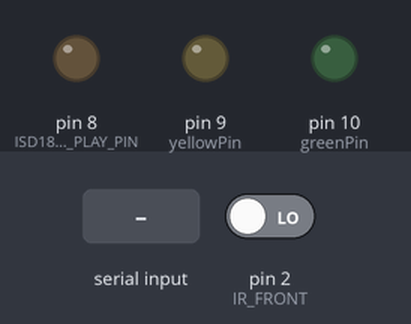
A sketch run on a simulated Arduino Uno, built with avr-gcc and run on an emulated ATmega328P. Parts: output pins drawn as LEDs (lit = HIGH). The inputs (shaded band) are chosen by the test bench; at power-on: pin 2 (IR_FRONT) LOW. What the sketch prints to the serial monitor is not drawn.

Above: at 1.2 s.
1.3 s: "R" received over Serial
At 2.3 s:
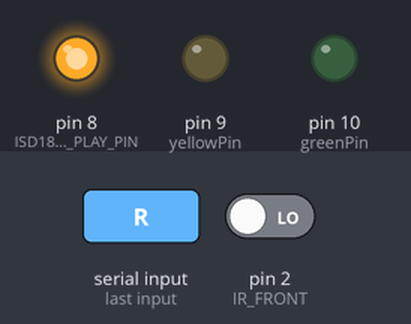
2.8 s: "Y" received over Serial
At 3.6 s:
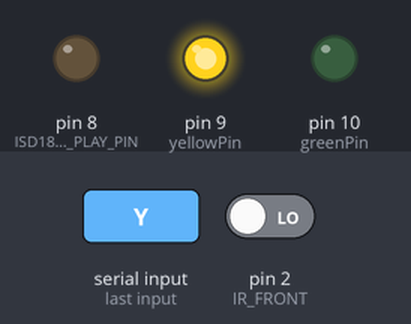
4.3 s: "G" received over Serial
At 4.9 s:
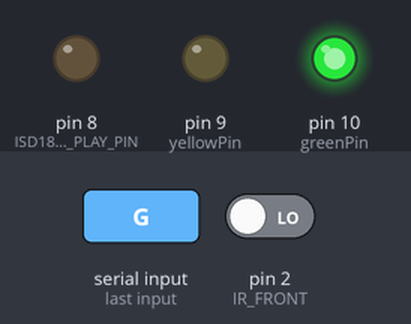
5.8 s: "1" received over Serial
At 6.2 s:
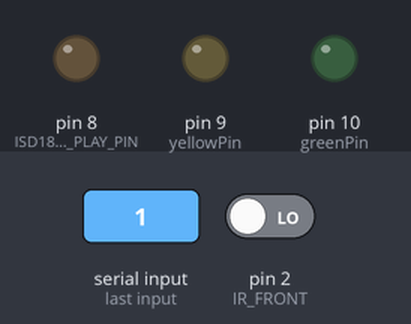
Timing chart, 0 to 8.3 s (numbered marks = the images above; inputs shaded):
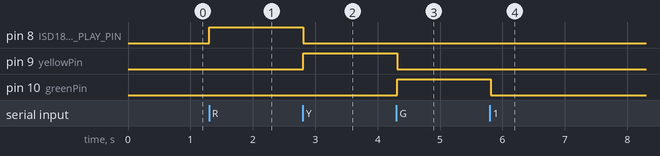

The sketch:

sketch_jul21a.ino
```cpp
int redPin = 8;
int yellowPin = 9;
int greenPin = 10;
int rainPin = 2;
bool isRaining;

void setup() {
  pinMode(redPin, OUTPUT);
  pinMode(yellowPin, OUTPUT);
  pinMode(greenPin, OUTPUT);
  pinMode(rainPin, INPUT);
  Serial.begin(9600);
}

void loop() {
  isRaining = digitalRead(rainPin) == LOW;  // LOW = rain detected
  Serial.println(isRaining);  // Send to Python

  if (Serial.available()) {
    char command = Serial.read();

    // Turn off all LEDs first
    digitalWrite(redPin, LOW);
    digitalWrite(yellowPin, LOW);
    digitalWrite(greenPin, LOW);

    // Turn on based on received command
    if (command == 'R') digitalWrite(redPin, HIGH);
    else if (command == 'Y') digitalWrite(yellowPin, HIGH);
    else if (command == 'G') digitalWrite(greenPin, HIGH);
  }

  delay(100);

  if (isRaining == 1) {
    Serial.println("It is raining");

  }
}
```

buzzer.cpp
```cpp
const int slotSensors[] = {2, 3, 4}; // Pins connected to 3 IR sensors
const int totalSlots = 3;

const int buzzer = 5;

// Keep track of previous state for each slot
int lastState[totalSlots];

void setup() {
  Serial.begin(9600);

  for (int i = 0; i < totalSlots; i++) {
    pinMode(slotSensors[i], INPUT);
    lastState[i] = digitalRead(slotSensors[i]); // Initialize state
  }

  pinMode(buzzer, OUTPUT);
  digitalWrite(buzzer, LOW);
}

void loop() {
  int freeSlots = 0;

  Serial.println("----- PARKING STATUS -----");

  for (int i = 0; i < totalSlots; i++) {
    int currentState = digitalRead(slotSensors[i]);

    // Display current slot status
    if (currentState == HIGH) {
      Serial.print("Slot ");
      Serial.print(i + 1);
      Serial.println(": Free");
      freeSlots++;
    } else {
      Serial.print("Slot ");
      Serial.print(i + 1);
      Serial.println(": Occupied");
    }

    // Check for change in state (entry or exit)
    if (currentState != lastState[i]) {
      if (currentState == LOW) {
        Serial.print("🔔 Car entered Slot ");
        Serial.println(i + 1);
      } else {
        Serial.print("🔔 Car exited Slot ");
        Serial.println(i + 1);
      }

      // Beep for 1 second
      digitalWrite(buzzer, HIGH);
      delay(1000);
      digitalWrite(buzzer, LOW);

      // Update last state
      lastState[i] = currentState;
    }
  }

  Serial.print("Total Free Slots: ");
  Serial.println(freeSlots);
  Serial.println("---------------------------");
  delay(500); // Small delay before next check
}
```

parking88.cpp
```cpp
#include <Wire.h>
#include <Adafruit_GFX.h>
#include <Adafruit_SSD1306.h>

#define OLED_WIDTH 128
#define OLED_HEIGHT 64

#define IR_FRONT 2
#define IR_LEFT 3
#define IR_RIGHT 4

#define ISD1820_PLAY_PIN 8

bool played = false;

Adafruit_SSD1306 display(OLED_WIDTH, OLED_HEIGHT, &Wire, -1);

void setup() {
  pinMode(IR_FRONT, INPUT);
  pinMode(IR_LEFT, INPUT);
  pinMode(IR_RIGHT, INPUT);
  pinMode(ISD1820_PLAY_PIN, OUTPUT);
  digitalWrite(ISD1820_PLAY_PIN, LOW);

  Serial.begin(9600);

  if (!display.begin(SSD1306_SWITCHCAPVCC, 0x3C)) {
    Serial.println("OLED failed");
    while (1);
  }

  display.clearDisplay();
  display.setTextSize(1);
  display.setTextColor(WHITE);
}

void loop() {
  bool carPresent = digitalRead(IR_FRONT) == LOW;
  bool left = digitalRead(IR_LEFT) == LOW;
  bool right = digitalRead(IR_RIGHT) == LOW;

  display.clearDisplay();
  display.setCursor(0, 10);

  if (!carPresent) {
    display.println("Slot: Vacant");
    played = false;
  } else {
    if (left && right) {
      display.println("Parked Properly");
      played = false;
    } else {
      display.println("Misaligned!");
      if (!played) {
        // Trigger ISD1820 to play
        digitalWrite(ISD1820_PLAY_PIN, HIGH);
        delay(100); // Short pulse
        digitalWrite(ISD1820_PLAY_PIN, LOW);
        played = true;
      }
    }
  }

  display.display();
  delay(500);
}
```

Measured:
- after the input at 1.3 s, pin 8 (ISD1820_PLAY_PIN): LOW → HIGH at once
- after the input at 2.8 s, pin 8 (ISD1820_PLAY_PIN): HIGH → LOW at once; pin 9 (yellowPin): LOW → HIGH at once
- after the input at 4.3 s, pin 9 (yellowPin): HIGH → LOW at once; pin 10 (greenPin): LOW → HIGH at once
- after the input at 5.8 s, pin 10 (greenPin): HIGH → LOW at once
